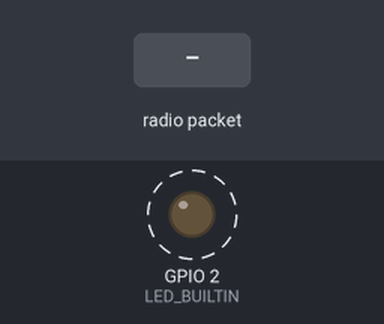
Simulated run of this sketch. Board: ESP32. Shown: output pins drawn as LEDs (lit = HIGH). Dashed ring = blinking. Inputs (shaded band) come from the test bench. No radio packets arrive unless stated; what the sketch prints to the serial monitor is not drawn.

Above: at 2.0 s.
2.1 s: radio packet "1" arrives
Timing chart, 0 to 11.2 s (numbered marks = the images above; inputs shaded):
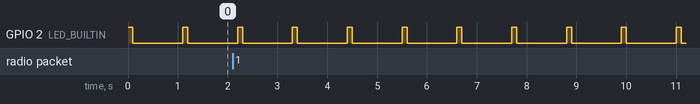

Measured:
- by itself, GPIO 2 (LED_BUILTIN): alternates HIGH for 0.10 s and LOW for 1.0 s

The sketch:

mdrfrx.ino
```cpp
// Includes for RF receiver
// Include RadioHead Amplitude Shift Keying Library
#include <RH_ASK.h>
// Include dependant SPI Library
#include <SPI.h>

#define RXBUFSIZE 40

// Create Amplitude Shift Keying Object
RH_ASK rf_driver(2000, 17);

// the setup function runs once when you press reset or power the board
void setup() {
  // initialize digital pin LED_BUILTIN as an output.
  pinMode(LED_BUILTIN, OUTPUT);
  // Initialize ASK Object
  rf_driver.init();
  // set up serial port for diagnostics
  Serial.begin(115200);
}

// the loop function runs over and over again forever
void loop() {
  digitalWrite(LED_BUILTIN, HIGH);  // turn the LED on (HIGH is the voltage level)
  delay(100);                      // wait for a second
  digitalWrite(LED_BUILTIN, LOW);   // turn the LED off by making the voltage LOW

  // Set buffer to size of expected message
  uint8_t buf[40];
  uint8_t buflen = sizeof(buf);
  // Check if received packet is correct size
  Serial.printf("%8d", millis());
  Serial.print(" : ");
  //Serial.print("About to read buffer of ");
  //Serial.print(buflen);
  //Serial.print(" bytes ... ");
  if (rf_driver.recv(buf, &buflen))
  {
    // Message received with valid checksum
    Serial.print("Message Received: >");
    buf[buflen-1] = 0;
    Serial.print((char*)buf);
    Serial.println("<");
  }
  else if (RXBUFSIZE != buflen)
  {
    // something received but not expected buffer size
    Serial.printf("Received %d characters as >%s<\n", buflen, (char *)buf);
  }
  else
  {
    // Nothing received
    Serial.println("Nothing received");
  }
  //Serial.print("After rx buflen was ");
  //Serial.print(buflen);
  //Serial.println(" bytes");

  delay(1000);                      // wait for a second
}
```
